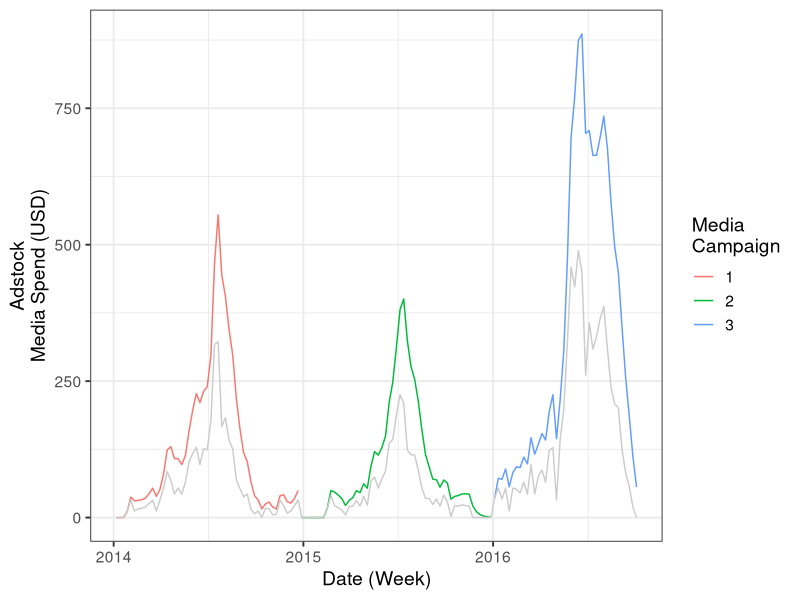
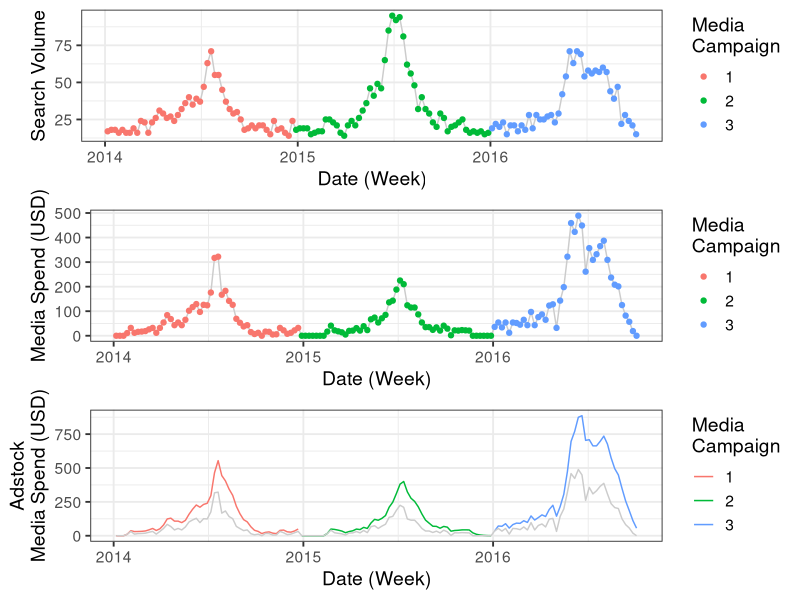
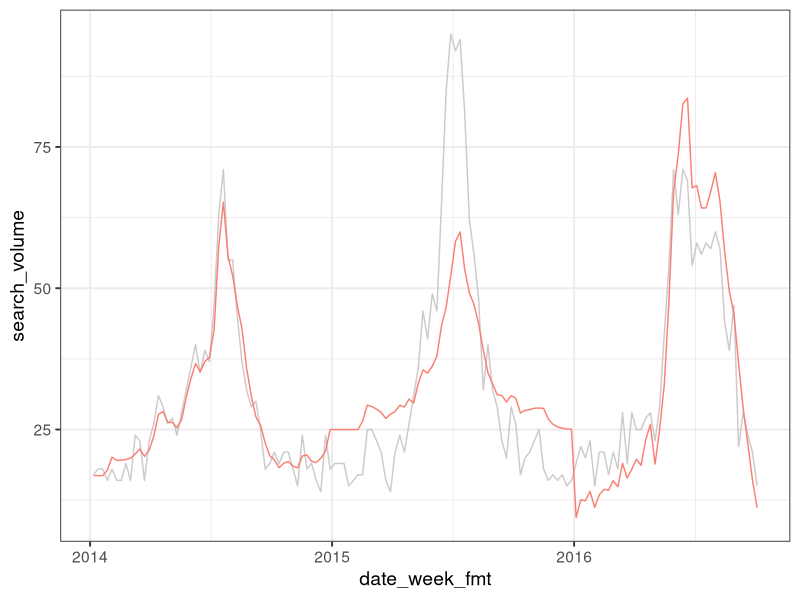

These charts were generated, in order, by the following R code: (Note: this script raises an error after producing the figures.)



# REQUIREMENTS ----
# libraries requierements ----
sapply(c(# manupulation & transformation libraries
         'here', 'tidyverse', 'lubridate',
         # plotting extras 
         'gridExtra',
         # modeling libraries
         'arm', 'forecast', 'broom', 
         # shiny libraries
         'shiny'), 
       function(pkg){
          res <- require(pkg, character.only = T, quietly = T)
          
          if(!res){
            message('...downloading pckg...')
            install.packages(pkg)
            message('...installed pckg...')
            
            res <- require(pkg, character.only = T, quietly = T)
          }
          
          return(res)
        })

# ggplot theme bw default with bigger font size
theme_set(theme_bw(base_size = 14))


# project working directory ----
setwd(here::here())
getwd()


# DATA ----
# reading data ----
tbl_data <- 
  read_csv("data.csv") %>% 
  # column name modifications to standard
  rename_all(function(col){
    col %>% 
      tolower %>% 
      str_replace_all(" ", "_") %>% 
      str_replace_all("\\(", "") %>% 
      str_replace_all("\\)", "") 
  }) %>% 
  # date_week to date type 
  mutate(date_week_fmt = dmy(date_week))

# EDA ----
tbl_data %>% dim() # 144 x 5
tbl_data %>% summary() # jan 2014 to oct 2016

# The advertising has specifically intended to increase in Search volumes and over time three different (non-overlapping) advertising campaigns have been used.

# searh volume ----
gg.1 <- 
  tbl_data %>% 
  ggplot(aes(x = date_week_fmt, 
             y = search_volume)) + 
  geom_line(color = 'gray80') + 
  geom_point(aes(color = factor(media_campaign))) + 
  ylab('\nSearch Volume') + 
  xlab('Date (Week)') + 
  guides(color = guide_legend("Media\nCampaign"))

# media spend ----
gg.2 <- 
  tbl_data %>% 
  ggplot(aes(x = date_week_fmt, 
             y = media_spend_usd)) + 
  geom_line(color = 'gray80') + 
  geom_point(aes(color = factor(media_campaign))) + 
  ylab('\nMedia Spend (USD)') + 
  xlab('Date (Week)') + 
  guides(color = guide_legend("Media\nCampaign"))

# grid.arrange(gg.1, gg.2, ncol = 1)


# ADSTOCK ----

# (filter) Applies linear filtering to a univariate time series or to each series separately of a multivariate time series
# x: a univariate or multivariate time series.
# filter: a vector of filter coefficients in reverse time order (as for AR or MA coefficients).
# method: Either "convolution" or "recursive" (and can be abbreviated). If "convolution" a moving average is used: if "recursive" an autoregression is used.


# adstock function ----
fun_adstock_calc <- 
  function(spend, rf){
    # adstock (i) = Spend (i) + [ rf x Adstock (i-1) ]
    # Input: 
    # - spend: vector of media spend
    # - rf: retention factor [0, 1]
    # Output:
    # - adstock: adstock measure
    
    adstock <- stats::filter(spend, rf, method = 'recursive') %>% 
      as.numeric()
    return(adstock)
}

# adstock (reactive)  ----

# input variable shiny
fct_rf <- .5 
tbl_adstock <- 
  tbl_data %>% 
  mutate_at('media_campaign', factor) %>% 
  arrange(date_week_fmt) %>% 
  group_by(media_campaign) %>% 
  mutate(adstock = fun_adstock_calc(media_spend_usd, fct_rf)) %>% 
  ungroup()

gg.3 <- 
  tbl_adstock %>% 
  ggplot(aes(x = date_week_fmt, 
             y = adstock)) + 
  geom_line(aes(color = factor(media_campaign)) ) + 
  geom_line(aes(y = media_spend_usd), color = 'gray80' ) +
  ylab('Adstock\nMedia Spend (USD)') + 
  xlab('Date (Week)') + 
  guides(color = guide_legend("Media\nCampaign"))
gg.3

grid.arrange(gg.1, gg.2, gg.3, ncol = 1)



# MODELS ----

# model 1 ----
tbl_mod <- tbl_adstock %>% 
  mutate(lag = lag(media_spend_usd))

fun_model_lm <- 
  function(tbl_mod){
    # Input: 
    # - tbl_mod: data
    # Output: 
    # - list of elements: 
    #   * mod: model
    #   * tab_eff: model coeficients and intervals
    #   * tab_fit: model fit 
    mod <- lm(formula = "search_volume ~ adstock + media_campaign ", 
              data = tbl_mod)
    mod %>% glance
    mod %>% summary()
    
    tab_eff <- mod %>% tidy()
    
    tab_fit <- tbl_mod %>% 
      left_join(mod %>% 
                  augment %>% 
                  mutate(date_week_fmt = tbl_mod$date_week_fmt) %>% 
                  dplyr::select(date_week_fmt, .fitted, .resid), 
                by = "date_week_fmt" )
    
    return(list(mod = mod, 
                tab_eff = tab_eff, 
                tab_fit = tab_fit))  
  }

mod_list_1 <- fun_model_lm(tbl_adstock)

mod_list_1$tab_fit %>% 
  ggplot(aes(x = date_week_fmt, y = search_volume)) + 
  geom_line(color = 'gray', alpha = .8) + 
  geom_line(aes(y = .fitted), color = "salmon") 


# model 2 ----
fun_model_lmer <- 
  function(tbl_mod){
    # Input: 
    # - tbl_mod: data
    # Output: 
    # - list of elements: 
    #   * mod: model
    #   * tab_eff: model coeficients and intervals
    #   * tab_fit: model fit 
    mod <- lm(formula = "media_spend_usd ~ adstock ", 
              data = tbl_mod)
    mod %>% glance
    mod %>% summary()
    
    tab_fit <- 
    return(mod)  
    }

mod_1 <- 
  tbl_adstock %>% 
  mutate(lag = lag(media_spend_usd)) %>% 
  fun_model_lm

mod_1 %>% tidy()
mod_1 %>% summary()


coef(mod_1)
